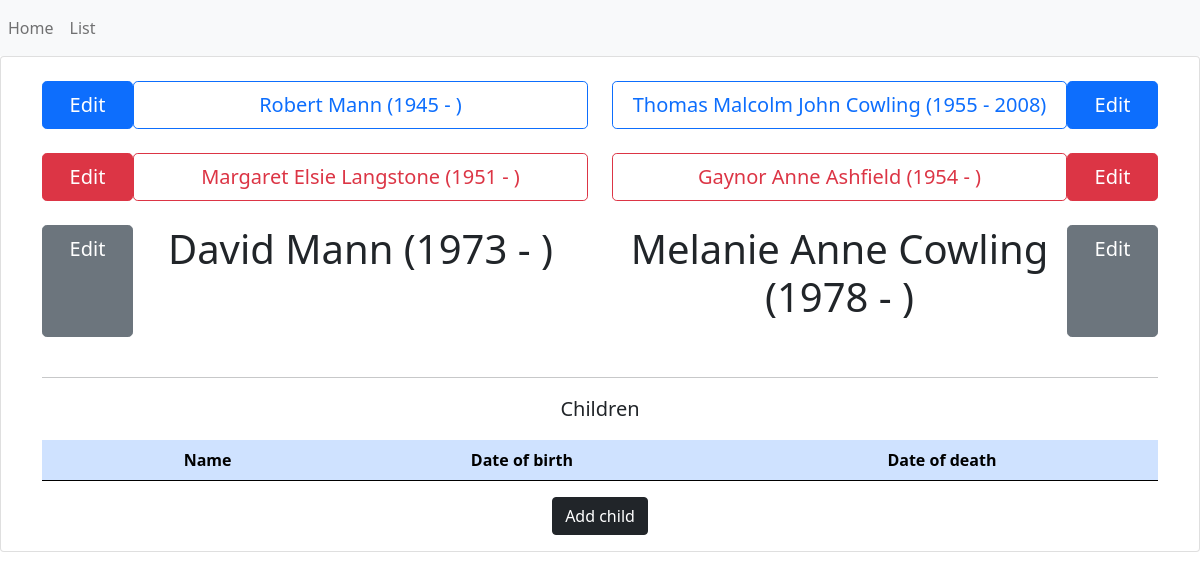
The app's page /family/1 with its own data.
### genealogy/models.py (models this page shows, shortened)
class Individual(db.Model):
    __tablename__ = "individual"
    id = db.Column(db.Integer, primary_key=True)
    forenames = db.Column(db.Text)
    surname = db.Column(db.Text)
    fullname = db.Column(db.Text)
    gender = db.Column(db.Text)
    dob = db.Column(db.Date)
    dod = db.Column(db.Date)
    age = db.Column(db.Integer)
    parents = db.relationship("Parents", secondary=FamilyLink.__table__)

### genealogy/individual/views.py (the view, shortened to what this page needs)
@app.route("/family/<parentsid>", methods=["GET", "POST"])
def show_family(parentsid):
    form = FamilyView()
    children = db.session.query(Individual) \
        .join(FamilyLink) \
        .filter(FamilyLink.parents_id == parentsid) \
        .filter(FamilyLink.individual_id == Individual.id)
    try:
        father = Individual.query.get(Parents.query.get(parentsid).father_id)
    except:
        father = None
    try:
        mother = Individual.query.get(Parents.query.get(parentsid).mother_id)
    except:
        mother = None
    try:
        patgrandfather = Individual.query.get(
            Individual.query.get(Parents.query.get(parentsid).father_id).parents[0].father_id)
    except:
        patgrandfather = None
    try:
        patgrandmother = Individual.query.get(
            Individual.query.get(Parents.query.get(parentsid).father_id).parents[0].mother_id)
    except:
        patgrandmother = None
    try:
        matgrandfather = Individual.query.get(
            Individual.query.get(Parents.query.get(parentsid).mother_id).parents[0].father_id)
    except:
        matgrandfather = None
    try:
        matgrandmother = Individual.query.get(
            Individual.query.get(Parents.query.get(parentsid).mother_id).parents[0].mother_id)
    except:
        matgrandmother = None
    return render_template("home.html", form=form, father=father, mother=mother, children=children,
                           patgrandfather=patgrandfather, patgrandmother=patgrandmother, matgrandfather=matgrandfather,
                           matgrandmother=matgrandmother)

### genealogy/individual/templates/home.html (shortened to what this page needs)
{% extends "base.html" %}
{% block content %}
<div class=class="container-fluid">
    <div class="card">
        <div class="card-deck mb-3 text-center">
            <form method="POST" class="col-md-12">
                <br>
                <div class="container">
                    <div class="row">
                        <div class="col-6 d-flex">
                            {% if patgrandfather %}
                            <a class="btn btn-primary btn-lg col-2" href="{{ url_for( 'edit', id=patgrandfather.id ) }}"
                               role="button">Edit</a>
                            <button type="submit" class="btn btn-outline-primary col-10 btn-lg"
                                    name="patgrandfatherfocus" value="focus">{% if patgrandfather.dob and patgrandfather.dod %}
                                {{ patgrandfather.fullname }} ({{ moment(patgrandfather.dob).format('YYYY') }} - {{ moment(patgrandfather.dod).format('YYYY') }})
                                {% elif patgrandfather.dob and patgrandfather.dod is none %}
                                {{ patgrandfather.fullname }} ({{ moment(patgrandfather.dob).format('YYYY') }} - )
                                {% elif patgrandfather.dob is none and patgrandfather.dod %}
                                {{ patgrandfather.fullname }} ( - {{ moment(patgrandfather.dod).format('YYYY') }})
                                {% elif patgrandfather.dob is none and patgrandfather.dod is none %}
                                {{ patgrandfather.fullname }} (    -    ){% endif %}</button>
                            {% endif %}
                        </div>
                        <div class="col-6 d-flex">
                            {% if matgrandfather %}
                            <button type="submit" class="btn btn-outline-primary col-10 btn-lg"
                                    name="matgrandfatherfocus" value="focus">{% if matgrandfather.dob and matgrandfather.dod %}
                                {{ matgrandfather.fullname }} ({{ moment(matgrandfather.dob).format('YYYY') }} - {{ moment(matgrandfather.dod).format('YYYY') }})
                                {% elif matgrandfather.dob and matgrandfather.dod is none %}
                                {{ matgrandfather.fullname }} ({{ moment(matgrandfather.dob).format('YYYY') }} - )
                                {% elif matgrandfather.dob is none and matgrandfather.dod %}
                                {{ matgrandfather.fullname }} ( - {{ moment(matgrandfather.dod).format('YYYY') }})
                                {% elif matgrandfather.dob is none and matgrandfather.dod is none %}
                                {{ matgrandfather.fullname }} (    -    ){% endif %}</button>
                            <a class="btn btn-primary btn-lg col-2" href="{{ url_for( 'edit', id=matgrandfather.id ) }}"
                               role="button">Edit</a>
                            {% endif %}
                        </div>
                    </div>
                    <br>
                    <div class="row">
                        <div class="col d-flex">
                            {% if patgrandmother %}
                            <a class="btn btn-danger btn-lg col-2" href="{{ url_for( 'edit', id=patgrandmother.id ) }}"
                               role="button">Edit</a>
                            <button type="submit" class="btn btn-outline-danger col-10 btn-lg"
                                    name="patgrandmotherfocus" value="focus">{% if patgrandmother.dob and patgrandmother.dod %}
                                {{ patgrandmother.fullname }} ({{ moment(patgrandmother.dob).format('YYYY') }} - {{ moment(patgrandmother.dod).format('YYYY') }})
                                {% elif patgrandmother.dob and patgrandmother.dod is none %}
                                {{ patgrandmother.fullname }} ({{ moment(patgrandmother.dob).format('YYYY') }} - )
                                {% elif patgrandmother.dob is none and patgrandmother.dod %}
                                {{ patgrandmother.fullname }} ( - {{ moment(patgrandmother.dod).format('YYYY') }})
                                {% elif patgrandmother.dob is none and patgrandmother.dod is none %}
                                {{ patgrandmother.fullname }} (    -    ){% endif %}</button>
                            {% endif %}
                        </div>
                        <div class="col d-flex">
                            {% if matgrandmother %}
                            <button type="submit" class="btn btn-outline-danger col-10 btn-lg"
                                    name="matgrandmotherfocus" value="focus">{% if matgrandmother.dob and matgrandmother.dod %}
                                {{ matgrandmother.fullname }} ({{ moment(matgrandmother.dob).format('YYYY') }} - {{ moment(matgrandmother.dod).format('YYYY') }})
                                {% elif matgrandmother.dob and matgrandmother.dod is none %}
                                {{ matgrandmother.fullname }} ({{ moment(matgrandmother.dob).format('YYYY') }} - )
                                {% elif matgrandmother.dob is none and matgrandmother.dod %}
                                {{ matgrandmother.fullname }} ( - {{ moment(matgrandmother.dod).format('YYYY') }})
                                {% elif matgrandmother.dob is none and matgrandmother.dod is none %}
                                {{ matgrandmother.fullname }} (    -    ){% endif %}</button>
                            <a class="btn btn-danger btn-lg col-2" href="{{ url_for( 'edit', id=matgrandmother.id ) }}"
                               role="button">Edit</a>
                            {% endif %}
                        </div>
                    </div>
                    <br>
                    <div class="row">
                        <div class="col d-flex">
                            {% if father %}
                            <a class="btn btn-secondary btn-lg col-2" href="{{ url_for( 'edit', id=father.id ) }}"
                               role="button">Edit</a>
                            {% if father.dob and father.dod %}
                            <p class="display-6 col-10">{{ father.fullname }} ({{ moment(father.dob).format('YYYY') }} - {{ moment(father.dod).format('YYYY') }})</p>
                            {% elif father.dob and father.dod is none %}
                            <p class="display-6 col-10">{{ father.fullname }} ({{ moment(father.dob).format('YYYY') }} - )</p>
                            {% elif father.dob is none and father.dod %}
                            <p class="display-6 col-10">{{ father.fullname }} ( - {{ moment(father.dod).format('YYYY') }})</p>
                            {% elif father.dob is none and father.dod is none %}
                            <p class="display-6 col-10">{{ father.fullname }} (    -    )</p>
                            {% endif %}
                            {% endif %}
                        </div>
                        <div class="col d-flex">
                            {% if mother %}
                            {% if mother.dob and mother.dod %}
                            <p class="display-6 col-10">{{ mother.fullname }} ({{ moment(mother.dob).format('YYYY') }} - {{ moment(mother.dod).format('YYYY') }})</p>
                            {% elif mother.dob and mother.dod is none %}
                            <p class="display-6 col-10">{{ mother.fullname }} ({{ moment(mother.dob).format('YYYY') }} - )</p>
                            {% elif mother.dob is none and mother.dod %}
                            <p class="display-6 col-10">{{ mother.fullname }} ( - {{ moment(mother.dod).format('YYYY') }})</p>
                            {% elif mother.dob is none and mother.dod is none %}
                            <p class="display-6 col-10">{{ mother.fullname }} (    -    )</p>
                            {% endif %}
                            <a class="btn btn-secondary btn-lg col-2" href="{{ url_for( 'edit', id=mother.id ) }}"
                               role="button">Edit</a>
                            {% endif %}
                        </div>
                    </div>
                    <br>
                    <hr />
                    <div class="row">
                        <div class="col-12">
                            <p class="lead">Children</p>
                        </div>
                    </div>
                    <table class="table">
                        <thead>
                        <tr class="table-primary">
                            <th scope="col"></th>
                            <th scope="col">Name</th>
                            <th scope="col">Date of birth</th>
                            <th scope="col">Date of death</th>
                        </tr>
                        </thead>
                    </table>
                    <button type="button" class="btn btn-dark" data-bs-toggle="modal" data-bs-target="#addChild">
                        Add child
                    </button>
                </div>
            </form>
        </div>
    </div>
</div>
{% endblock %}

### records on screen
Individual: fullname "Robert Mann", dob "1945"
Individual: fullname "Thomas Malcolm John Cowling", dob "1955", dod "2008"
Individual: fullname "Margaret Elsie Langstone", dob "1951"
Individual: fullname "Gaynor Anne Ashfield", dob "1954"
Individual: fullname "David Mann", dob "1973"
Individual: fullname "Melanie Anne Cowling", dob "1978"
